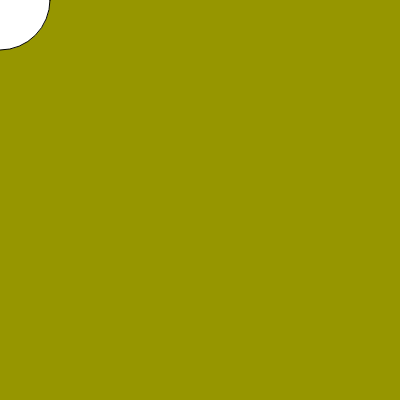
Frame 1 (no input)
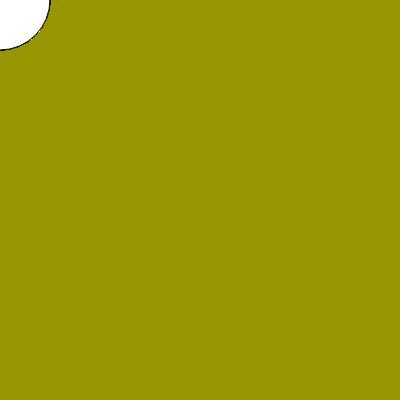
Frame 60 (no input)
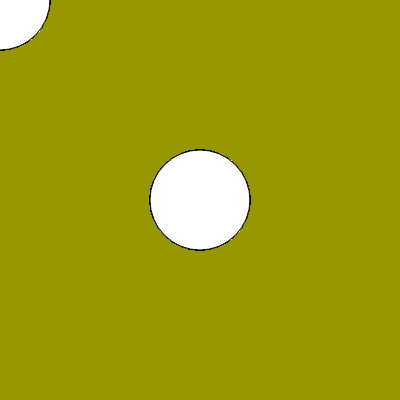
Frame 120 (the mouse pressed at the canvas centre since frame 60)

The p5.js sketch that drew these frames (run headless with seeded random() and noise() and a simulated clock; from frame 60 on, the mouse is pressed at the canvas centre):

// p5.js sketch
// ── sketch.js
// 백그라운드 셋업과 드로우 차이
// 코드 옯겨보기

let x = 200;
let y = 200;
let d  = 100;

function setup() {
  createCanvas(400, 400);   // 캔버스 사이트
  background(150, 150, 0, 255);
}

function draw() {
  //background(100, 150, 0);      // 캔버스 바탕 색상. 인자1개(흑백), 인자3개(RGB), 인자4개(RGBA) 
  
  //circle(x, y, d);
  circle(mouseX, mouseY, d)
  
}
